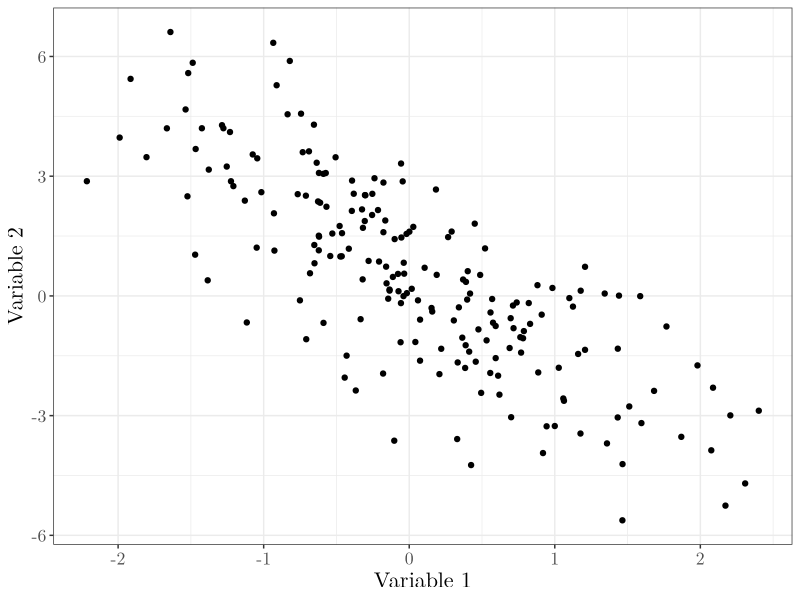
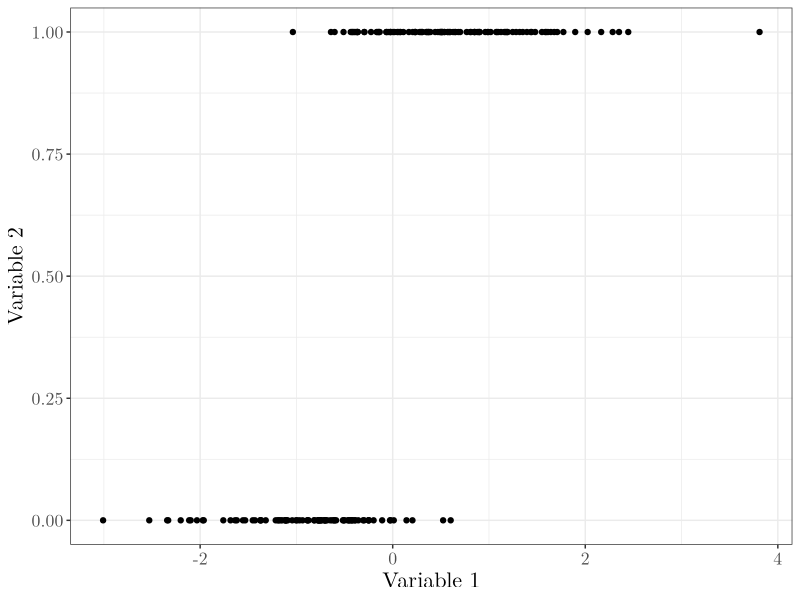
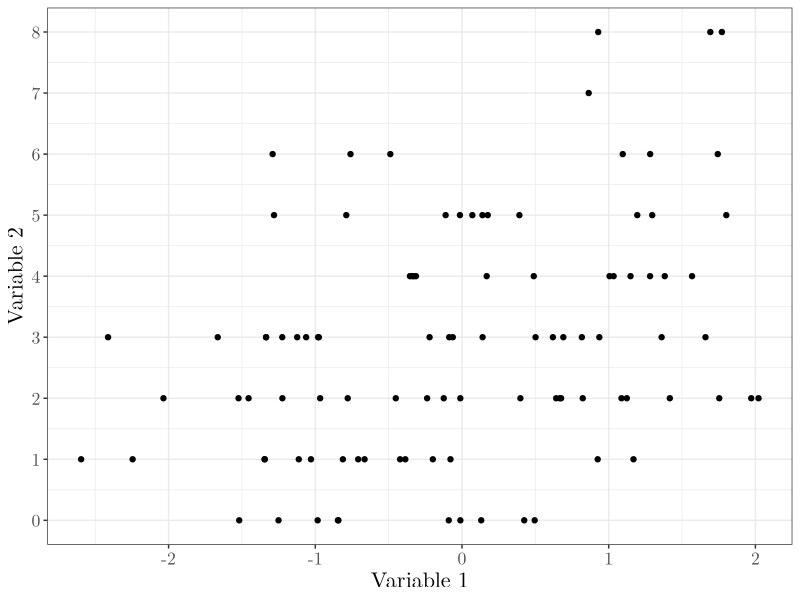
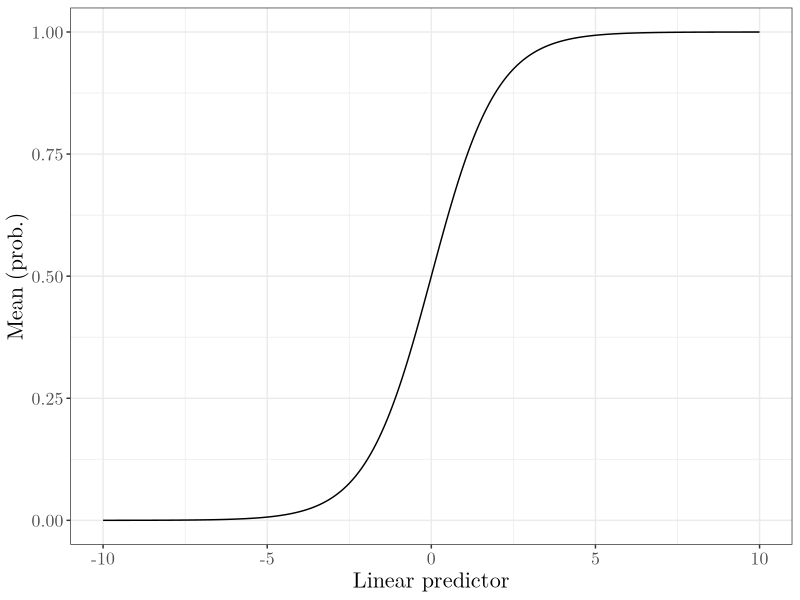
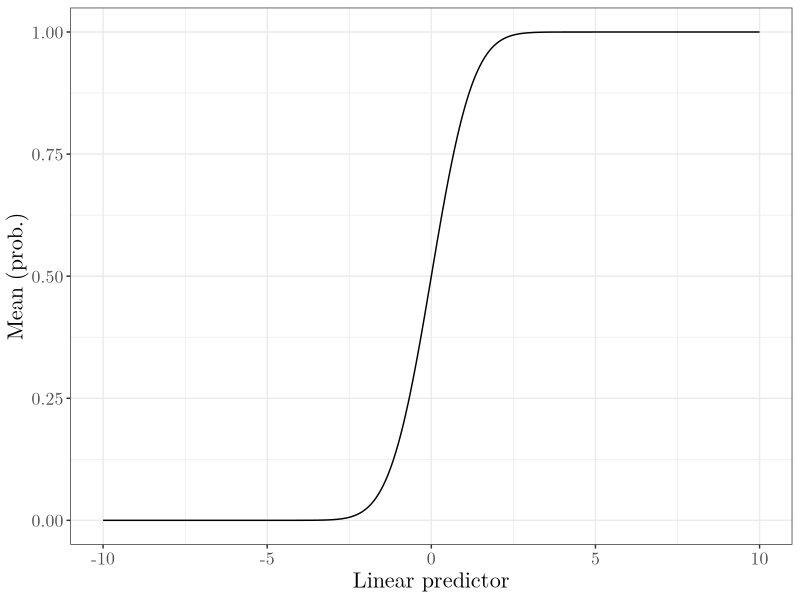
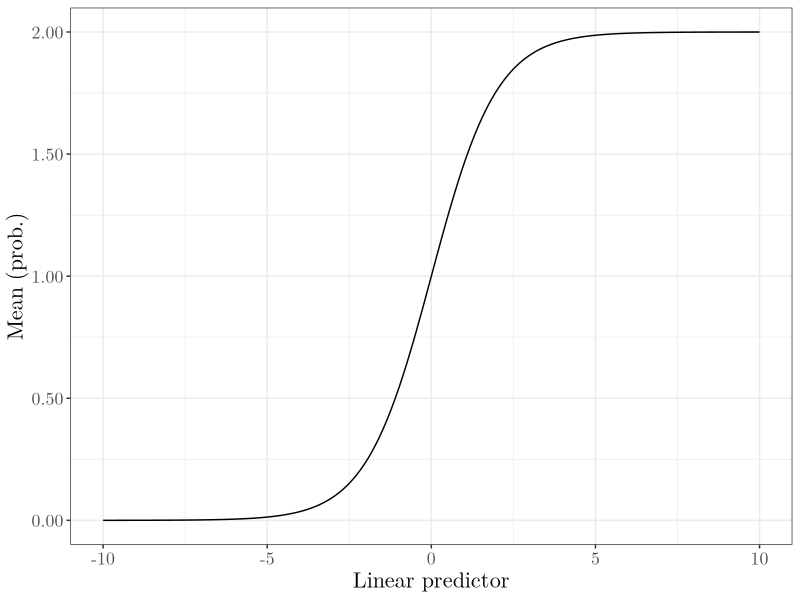
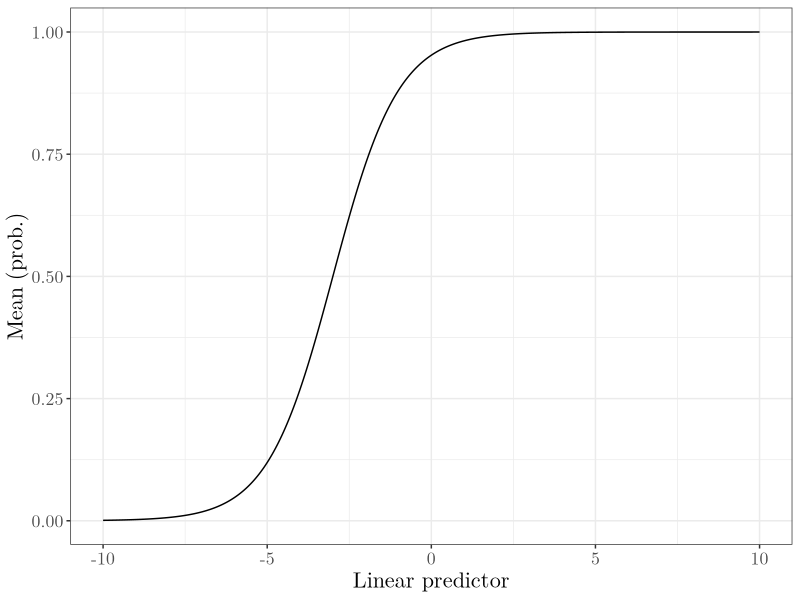
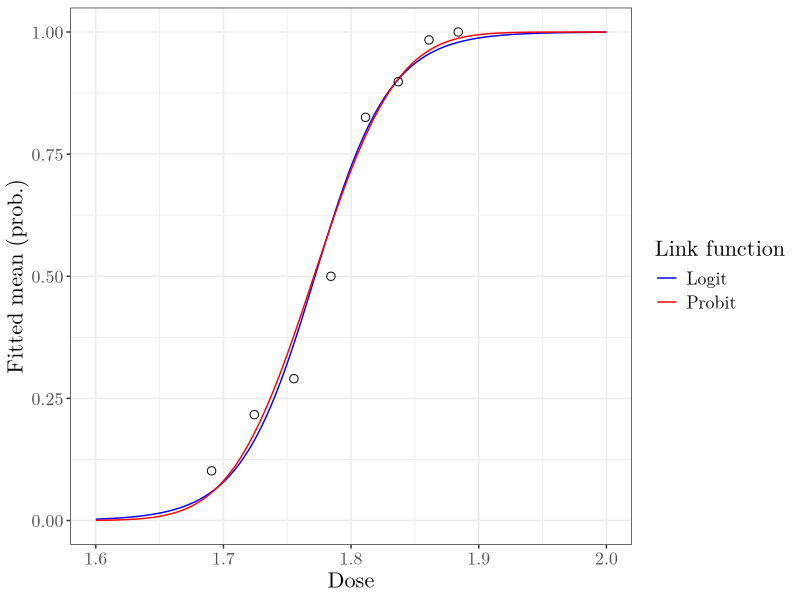

Here is the R script that generated these plots, in order:
## ---- chunk 1
#| echo: FALSE
#| output: FALSE
#| message: FALSE
knitr::opts_chunk$set(include = TRUE)
options(digits = 4)
library("tidyverse")
## ---- chunk 2
set.seed(1)
n <- 200
x <- rnorm(n)
mu <- 0.5 - 2 * x 
y <- rnorm(n, mu, sd = 1.5)
ggplot(data.frame(x = x, y = y)) + geom_point(aes(x = x, y = y)) + labs(x = "Variable 1", y = "Variable 2") + theme_bw() + theme(text = element_text(size = 16, family = "LM Roman 10")) 
## ---- chunk 3
n <- 200
x <- rnorm(n)
mu <- 0.5 + 2 * x 
p <- pnorm(mu)
y <- rbinom(n, 1, p)
ggplot(data.frame(x = x, y = y)) + geom_point(aes(x = x, y = y)) + labs(x = "Variable 1", y = "Variable 2") + theme_bw() + theme(text = element_text(size = 16, family = "LM Roman 10")) 
## ---- chunk 4
n <- 100
x <- rnorm(n)
lambda <- 1 + 0.3 * x 
y <- rpois(n, lambda = exp(lambda))
# Flipped
ggplot(data.frame(x = x, y = y)) + geom_point(aes(x = x, y = y)) + labs(x = "Variable 1", y = "Variable 2") + scale_y_continuous(limits = c(0, 8), breaks = seq(0, 8, 1)) + theme_bw() + theme(text = element_text(size = 16, family = "LM Roman 10")) 
## ---- chunk 5
x <- seq(-10, 10, by = 0.05)
y <- exp(x) / (1 + exp(x))
ggplot(data = data.frame(x = x, y = y)) + geom_line(aes(x = x, y = y)) + labs(x = "Linear predictor", y = "Mean (prob.)") + theme_bw() + theme(text = element_text(size = 16, family = "LM Roman 10")) 
## ---- chunk 6
x <- seq(-10, 10, by = 0.05)
y <- pnorm(x)
ggplot(data = data.frame(x = x, y = y)) + geom_line(aes(x = x, y = y)) + labs(x = "Linear predictor", y = "Mean (prob.)") + theme_bw() + theme(text = element_text(size = 16, family = "LM Roman 10")) 
## ---- chunk 7
x <- seq(-10, 10, by = 0.05)
y <- 2 * exp(x) / (1 + exp(x))
ggplot(data = data.frame(x = x, y = y)) + geom_line(aes(x = x, y = y)) + labs(x = "Linear predictor", y = "Mean (prob.)") + scale_y_continuous(labels = scales::number_format(accuracy = 0.01)) + theme_bw() + theme(text = element_text(size = 16, family = "LM Roman 10")) 
## ---- chunk 8
x <- seq(-10, 10, by = 0.05)
y <- exp(x + 3) / (1 + exp(x + 3))
ggplot(data = data.frame(x = x, y = y)) + geom_line(aes(x = x, y = y)) + labs(x = "Linear predictor", y = "Mean (prob.)") + theme_bw() + theme(text = element_text(size = 16, family = "LM Roman 10")) 
## ---- chunk 9
beetle <- read_csv("data/beetle.csv", show_col_types = FALSE)
beetle$exposed     <- beetle$dead + beetle$alive
beetle$prop_killed <- beetle$dead / beetle$exposed
## ---- chunk 10
beetle

beetle_logit <- glm(prop_killed ~ dose, data = beetle, family = binomial, weights = exposed)
coef(beetle_logit)

beetle_probit <- glm(prop_killed ~ dose, data = beetle, family = binomial("probit"), weights = exposed)
coef(beetle_probit)
## ---- chunk 11
new_doses   <- data.frame(dose = seq(1.6, 2, length = 100))
pred_logit  <- predict(beetle_logit,  newdata = new_doses, type = "response")
pred_probit <- predict(beetle_probit, newdata = new_doses, type = "response")

ggplot(data = data.frame(x = rep(new_doses$dose, 2), y = c(pred_logit, pred_probit), link = rep(c("Logit", "Probit"), each = length(new_doses$dose)))) + geom_line(aes(x = x, y = y, colour = link)) + geom_point(data = beetle, aes(x = dose, y = prop_killed), size = 2.5, shape = 1) + scale_color_manual(values = c("Logit" = "blue", "Probit" = "red"), name = "Link function") + labs(x = "Dose", y = "Fitted mean (prob.)") + theme_bw() + theme(text = element_text(size = 16, family = "LM Roman 10"))
## ---- chunk 12
set.seed(1)
n <- 100                                              # Number of regions
population <- sample(500:5000, n, replace = TRUE)     # Population per region
pollution <-  runif(n, 0, 1)                          # Pollution levels

lambda_star <- exp(-3 + 3 * pollution)           # Base rate affected by pollution
cases <- rpois(n, lambda = population * lambda_star)  # Poisson-distributed cases

data <- data.frame(cases = cases, population = population, log_population = log(population), pollution = pollution)
head(data, 6)
## ---- chunk 13
poisson_mod <- glm(cases ~ pollution + offset(log_population), family = poisson, data = data)
summary(poisson_mod)$coefficients
## ---- chunk 14
data$fitted_cases <- predict(poisson_mod, type = "response")
ggplot(data, aes(x = pollution, y = cases / population * 1000)) + geom_point(size = 2, shape = 1) + geom_line(aes(y = fitted_cases / population * 1000), color = "blue") + labs(x = "Pollution level", y = "Cases per 1,000 people") + theme_bw() + theme(text = element_text(size = 16, family = "LM Roman 10"))
## ---- chunk 15
beetle <- read_csv("data/beetle.csv", show_col_types = FALSE)
beetle$exposed     <- beetle$dead + beetle$alive
beetle$prop_killed <- beetle$dead / beetle$exposed
beetle_logit <- glm(prop_killed ~ dose, data = beetle, family = binomial, weights = exposed)

summary(beetle_logit)
## ---- chunk 16
bin_loglike <- function(p, y, m) { sum(log(dbinom(y, m, p))) }
n <- 20; m <- 10; tp <- 0.7
y <- rbinom(n, m, tp)
p <- seq (0.05, 0.95, by = 0.01); 
l <- sapply(p, bin_loglike, y = y, m = m)
ggplot(data.frame(x = p, y = l)) + geom_line(aes(x = x, y = y)) + labs(x = "p", y = "Log-likelihood") + theme_bw() + theme(text = element_text(size = 16, family = "LM Roman 10")) 
## ---- chunk 17
g0 <- numDeriv::grad(func = function(x) { bin_loglike(x, y, m) }, x = 0.4) # Calculate the gradient of a function by numerical approximation at `x`
g0
ggplot(data.frame(x = p, y = l)) + geom_line(aes(x = x, y = y)) + labs(x = "p", y = "Log-likelihood") + 
  geom_vline(xintercept = 0.4, linetype = "dashed") + 
  geom_abline(intercept = bin_loglike(0.4, y, m) - g0 * 0.4, slope = g0) +  
  theme_bw() + theme(text = element_text(size = 16, family = "LM Roman 10")) 

## ---- chunk 18
h0 <- numDeriv::hessian(func = function(x) { bin_loglike(x, y, m) }, x = 0.4) # Calculate a numerical approximation to the Hessian matrix of a function at `x`.
h0
## ---- chunk 19
g1 <- numDeriv::grad(func = function(x) { bin_loglike(x, y, m) }, x = 0.7212)
h1 <- numDeriv::hessian(func = function(x) { bin_loglike(x, y, m) }, x = 0.7212)
c(g1, h1)
## ---- chunk 20
set.seed(88)

x <- rnorm(10); y <- rbinom(10, 1, exp(1 + 2 * x) / (1 + exp(1 + 2 * x)))
f <- function (b) {
 p <- exp(b[1] + (b[2] * x)) / (1 + exp(b[1] + (b[2] * x)))
 -sum(dbinom(y, 1, p, log = TRUE)) # Negative log-likelihood
}

# `nlm` carries out a minimization of the function `f` using a Newton-type algorithm.
ans <- nlm(f, p = 0:1, hessian = TRUE, print.level = 1)
## ---- chunk 21
ans
## ---- chunk 22
beetle <- read_csv("data/beetle.csv", show_col_types = FALSE)
beetle$exposed     <- beetle$dead + beetle$alive
beetle$prop_killed <- beetle$dead / beetle$exposed
beetle_logit <- glm(prop_killed ~ dose, data = beetle, family = binomial, weights = exposed)
summary_mod <- capture.output(summary(beetle_logit))
summary_mod[8] <- "(Intercept)  -60.717      5.181   [ A ]   -----"
summary_mod[9] <- "dose          34.270      [ B ]   11.77   [ C ]"
cat(summary_mod[2:10], fill = 1)
## ---- chunk 23
beetle <- read_csv("data/beetle.csv", show_col_types = FALSE)
beetle$exposed     <- beetle$dead + beetle$alive
beetle$prop_killed <- beetle$dead / beetle$exposed
beetle_logit <- glm(prop_killed ~ dose, data = beetle, family = binomial, weights = exposed)
summary_mod <- capture.output(summary(beetle_logit))
summary_mod[8] <- "(Intercept)  -60.717      5.181   [ A ]   -----"
summary_mod[9] <- "dose          34.270      [ B ]   11.77   [ C ]"
cat(summary_mod[2:10], fill = 1)
## ---- chunk 24
beetle <- read_csv("data/beetle.csv", show_col_types = FALSE)
beetle$exposed     <- beetle$dead + beetle$alive
beetle$prop_killed <- beetle$dead / beetle$exposed
beetle_logit <- glm(prop_killed ~ dose, data = beetle, family = binomial, weights = exposed)
summary_mod <- capture.output(summary(beetle_logit))
summary_mod[8] <- "(Intercept)  -60.717      5.181   [ A ]   -----"
summary_mod[9] <- "dose          34.270      [ B ]   11.77   [ C ]"
cat(summary_mod[2:10], fill = 1)
## ---- chunk 25
beetle <- read_csv("data/beetle.csv", show_col_types = FALSE)
beetle$exposed     <- beetle$dead + beetle$alive
beetle$prop_killed <- beetle$dead / beetle$exposed
beetle_logit <- glm(prop_killed ~ dose, data = beetle, family = binomial, weights = exposed)
summary_mod <- capture.output(summary(beetle_logit))
cat(summary_mod[2:10], fill = 1)
## ---- chunk 26
shuttle <- read_csv("data/shuttle.csv", show_col_types = FALSE)
shuttle$n <- rep(6, nrow(shuttle))
head(shuttle)

shuttle_glm0 <- glm((n_damaged / n) ~ temp,           data = shuttle, family = binomial, weights = n)
shuttle_glm1 <- glm((n_damaged / n) ~ temp + orbiter, data = shuttle, family = binomial, weights = n)
## ---- chunk 27
shuttle <- read_csv("data/shuttle.csv", show_col_types = FALSE)
shuttle$n <- rep(6, nrow(shuttle))
head(shuttle)

shuttle_glm0 <- glm((n_damaged / n) ~ temp,           data = shuttle, family = binomial, weights = n)
shuttle_glm1 <- glm((n_damaged / n) ~ temp + orbiter, data = shuttle, family = binomial, weights = n)
## ---- chunk 28
anova(shuttle_glm0, shuttle_glm1)
## ---- chunk 29
anova(shuttle_glm0, shuttle_glm1)
## ---- chunk 30
anova(shuttle_glm0, shuttle_glm1, test = "LRT")
## ---- chunk 31
summary(shuttle_glm0)
## ---- chunk 32
qchisq(0.95, df = 21)
## ---- chunk 33
shuttle <- read_csv("data/shuttle.csv", show_col_types = FALSE)
shuttle$n <- rep(6, nrow(shuttle))
shuttle_glm0 <- glm((n_damaged / n) ~ temp,           data = shuttle, family = binomial, weights = n)
shuttle_glm1 <- glm((n_damaged / n) ~ temp + orbiter, data = shuttle, family = binomial, weights = n)

an_out <- capture.output(anova(shuttle_glm0, shuttle_glm1))
an_out[7] <- "2       [B]     [  A  ]  3   1.0238"
cat(an_out, fill = 1)
## ---- chunk 34
shuttle <- read_csv("data/shuttle.csv", show_col_types = FALSE)
shuttle$n <- rep(6, nrow(shuttle))
shuttle_glm0 <- glm((n_damaged / n) ~ temp,           data = shuttle, family = binomial, weights = n)
shuttle_glm1 <- glm((n_damaged / n) ~ temp + orbiter, data = shuttle, family = binomial, weights = n)

an_out <- capture.output(anova(shuttle_glm0, shuttle_glm1))
an_out[7] <- "2       [B]     [  A  ]  3   1.0238"
cat(an_out, fill = 1)
## ---- chunk 35

beetle <- read_csv("data/beetle.csv", show_col_types = FALSE)
beetle$exposed     <- beetle$dead + beetle$alive
beetle$prop_killed <- beetle$dead / beetle$exposed

beetle_logit <- glm(prop_killed ~ dose, data = beetle, family = binomial, weights = exposed)

(resid_pearson  <- residuals(beetle_logit, type =  "pearson"))
(resid_deviance <- residuals(beetle_logit, type = "deviance"))
## ---- chunk 36
sum(resid_pearson^2)
## ---- chunk 37
qchisq(0.95, df = 6)
## ---- chunk 38
sum(resid_deviance^2)
## ---- chunk 39
plot(predict(beetle_logit), resid_deviance)
## ---- chunk 40
plot(predict(beetle_logit), resid_pearson)
